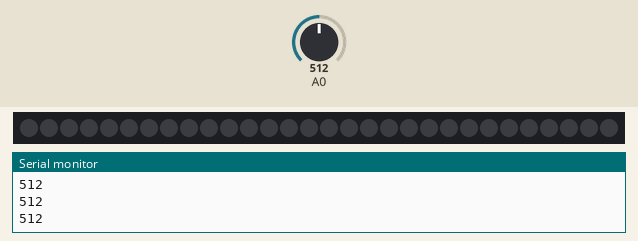
Bench run of a sketch on a simulated Arduino Uno, built with avr-gcc and run on an emulated ATmega328P. Shown: 30 RGB LEDs in strip order, left to right, the last lines printed to the serial monitor. Inputs (shaded band) come from the test bench; at power-on: A0 = 512.

Above: at 1.8 s.
1.9 s: A0 set to 478
3.4 s: A0 set to 461
At 3.73 s:
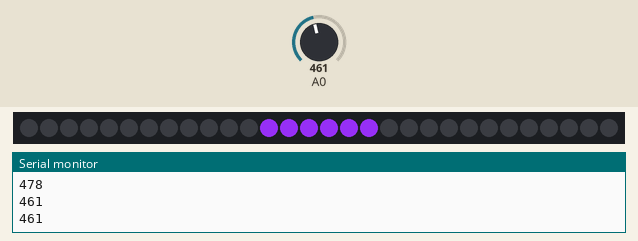
5.4 s: A0 set to 436
6.9 s: A0 set to 410
At 7.06 s:
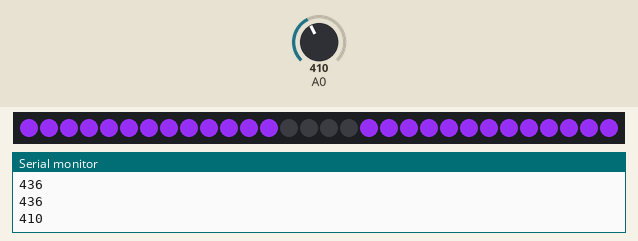
8.4 s: A0 set to 390
At 8.58 s:
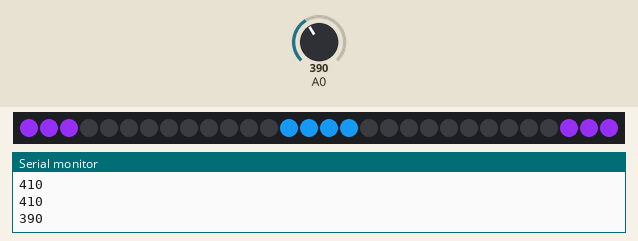
10.4 s: A0 set to 435
At 10.55 s:
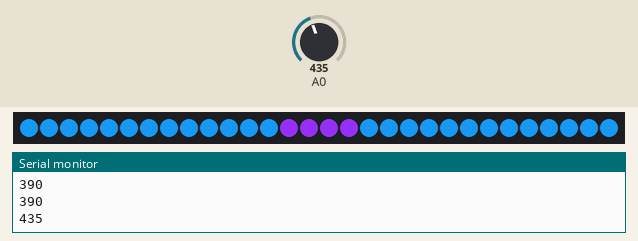
Timing chart, 0 to 13.4 s (numbered marks = the images above; inputs shaded):
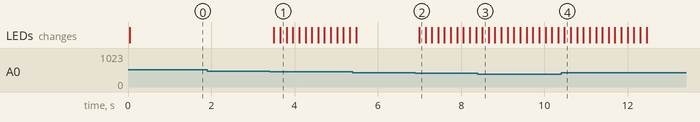

The sketch:

SoundTest.ino
```cpp
//#define DIGI_IN   4
//#define ANAL_IN   A0
//
//int digitalValue = 0;
//int analogValue = 0;
//
//void setup() {
//  pinMode(DIGI_IN, INPUT);
//  pinMode(ANAL_IN, INPUT);
//  // put your setup code here, to run once:
//  Serial.begin(9600);
//}
//
//void loop() {
////  digitalValue = digitalRead(DIGI_IN);
////  Serial.println(digitalValue);
////  delay(140);
//  analogValue = analogRead(ANAL_IN);
//  Serial.println(analogValue);
//  delay(50);
//  // put your main code here, to run repeatedly:
//}


#include <FastLED.h>

int r=0;
int g=0;
int b=0;

#define LED_PIN     13
#define NUM_LEDS    30

CRGB leds[NUM_LEDS];
CRGB led[NUM_LEDS];
int s=0;

void setup() {

  FastLED.addLeds<WS2812, LED_PIN, GRB>(leds, NUM_LEDS);
  for (int i = 14; i >= 0; i--)
  {
     leds[i] = CRGB ( r,g,b);
     leds[29-i] = CRGB (r,g,b );
     delay(40);
    FastLED.show();
  }
  Serial.begin(9600);
   pinMode(A0,INPUT);

}
void loop()
{
  s=analogRead(A0);
  Serial.println(s);

  if((s>=350)&&(s<=400))
  {
    leds[14]=CRGB (20, 135, 217);
    leds[15]=CRGB (20, 135, 217);
  }
  else if((s>=400)&&(s<=425))
   {
     leds[14]=CRGB (0 , 0, 0);
    leds[15]=CRGB (0, 0, 0);
   }
  else if((s>=425)&&(s<=470))
   {
     leds[14]=CRGB (138,43,226);
    leds[15]=CRGB (138,43,226);
   }
//   else if((s>445)&&(s<470))
//   {
//    for(int k=0;k<30;k++)
//    {
//      leds[k]=CRGB(255,0,0);
//    }
    //FastLED.show();
//    }
//  else
//  {
//     leds[14] = CRGB ( r,g,b);
//     leds[15] = CRGB ( r,g,b);
//  }
    for (int i = 0; i <= 14; i++)
  {
     leds[i] = leds[i+1];
     leds[29-i] = leds[28-i];

  }
 FastLED.show();
 delay(150);


}

//
///**
// * LED Music Visualizer
// * by Devon Crawford
// * using the FastLED library: http://fastled.io/
// * April 22, 2018
// * Watch the video: https://youtu.be/lU1GVVU9gLU
// */
//#include "FastLED.h"
//
//#define NUM_LEDS 300        // How many leds in your strip?
//#define updateLEDS 8        // How many do you want to update every millisecond?
//#define COLOR_SHIFT 180000  // Time for colours to shift to a new spectrum (in ms)
//CRGB leds[NUM_LEDS];        // Define the array of leds
//
//// Define the digital I/O PINS..
//#define DATA_PIN 6          // led data transfer
//#define PITCH_PIN A0         // pitch input from frequency to voltage converter
////#define BRIGHT_PIN 4        // brightness input from amplified audio signal
//
//// Don't touch these, internal color variation variables
//unsigned long setTime = COLOR_SHIFT;
//int shiftC = 0;
//int mulC = 2;
//
//// Define color structure for rgb
//struct color {
//  int r;
//  int g;
//  int b;
//};
//typedef struct color Color;
//
//void setup() {
//    Serial.begin(9600);
//    FastLED.addLeds<NEOPIXEL, DATA_PIN>(leds, NUM_LEDS);
//    pinMode(PITCH_PIN, INPUT);
////    pinMode(A4, INPUT);
//
//    for(int i = 0; i < NUM_LEDS ; i++) {
//      leds[i] = CRGB(0,0,0);
//    }
//    FastLED.show();
//}
//
//void loop() {
//  unsigned long time = millis();
//
//  // Shift the color spectrum by 200 on set intervals (setTime)
//  if(time / (double)setTime >= 1) {
//    setTime = time + COLOR_SHIFT;
//    Serial.println(setTime);
//    shiftC += 200;
//    mulC++;
//    if(shiftC >= 600) {
//      shiftC = 0;
//    }
//    if(mulC > 3) {
//      mulC = 2;
//    }
//  }
//
//  // Shift all LEDs to the right by updateLEDS number each time
//  for(int i = NUM_LEDS - 1; i >= updateLEDS; i--) {
//    leds[i] = leds[i - updateLEDS];
//  }
//
//  // Get the pitch and brightness to compute the new color
//  int newPitch = (analogRead(PITCH_PIN)/2) + shiftC;
//  Color nc = pitchConv(newPitch, (analogRead(PITCH_PIN)/5));
//
//  // Set the left most updateLEDs with the new color
//  for(int i = 0; i < updateLEDS; i++) {
//    leds[i] = CRGB(nc.r, nc.g, nc.b);
//  }
//  FastLED.show();
//
//  //printColor(nc);
//  delay(1);
//}
//
///**
// * Converts the analog brightness reading into a percentage
// * 100% brightness is 614.. about 3 volts based on frequency to voltage converter circuit
// * The resulting percentage can simply be multiplied on the rgb values when setting our colors,
// * for example black is (0,0,0) so when volume is off we get 0v and all colors are black (leds are off)
// */
//double convBrightness(int b) {
//  double c = b / 614.0000;
//  if( c < 0.2 ) {
//    c = 0;
//  }
//  else if(c > 1) {
//    c = 1.00;
//  }
//  return c;
//}
//
///**
// * Creates a new color from pitch and brightness readings
// * int p         analogRead(pitch) representing the voltage between 0 and 5 volts
// * double b      analogRead(brightness) representing volume of music for LED brightness
// * returns Color structure with rgb values, which appear synced to the music
// */
//Color pitchConv(int p, int b) {
//  Color c;
//  double bright = convBrightness(b);
//
//  if(p < 40) {
//    setColor(&c, 255, 0, 0);
//  }
//  else if(p >= 40 && p <= 77) {
//    int b = (p - 40) * (255/37.0000);
//    setColor(&c, 255, 0, b);
//  }
//  else if(p > 77 && p <= 205) {
//    int r = 255 - ((p - 78) * 2);
//    setColor(&c, r, 0, 255);
//  }
//  else if(p >= 206 && p <= 238) {
//    int g = (p - 206) * (255/32.0000);
//    setColor(&c, 0, g, 255);
//  }
//  else if(p <= 239 && p <= 250) {
//    int r = (p - 239) * (255/11.0000);
//    setColor(&c, r, 255, 255);
//  }
//  else if(p >= 251 && p <= 270) {
//    setColor(&c, 255, 255, 255);
//  }
//  else if(p >= 271 && p <= 398) {
//    int rb = 255-((p-271)*2);
//    setColor(&c, rb, 255, rb);
//  }
//  else if(p >= 398 && p <= 653) {
//    setColor(&c, 0, 255-(p-398), (p-398));
//  }
//  else {
//    setColor(&c, 255, 0, 0);
//  }
//  setColor(&c, c.r * bright, c.g * bright, c.b * bright);
//  return c;
//}
//
//void setColor(Color *c, int r, int g, int b) {
//  c->r = r;
//  c->g = g;
//  c->b = b;
//}
//
//// Prints color structure data
//void printColor(Color c) {
//  Serial.print("( ");
//  Serial.print(c.r);
//  Serial.print(", ");
//  Serial.print(c.g);
//  Serial.print(", ");
//  Serial.print(c.b);
//  Serial.println(" )");
//}
```

Measured:
- the behaviour switches between 471 and 470 on A0 (found by bisection; images 0 and 1)
- after the input at 3.4 s, the LEDs: first change after 0.10 s (image 1 shows a later state)
- after the input at 6.9 s, the LEDs: change after 0.09 s (image 2)
- after the input at 8.4 s, the LEDs: change after 0.11 s (image 3)
- after the input at 10.4 s, the LEDs: change after 0.08 s (image 4)
